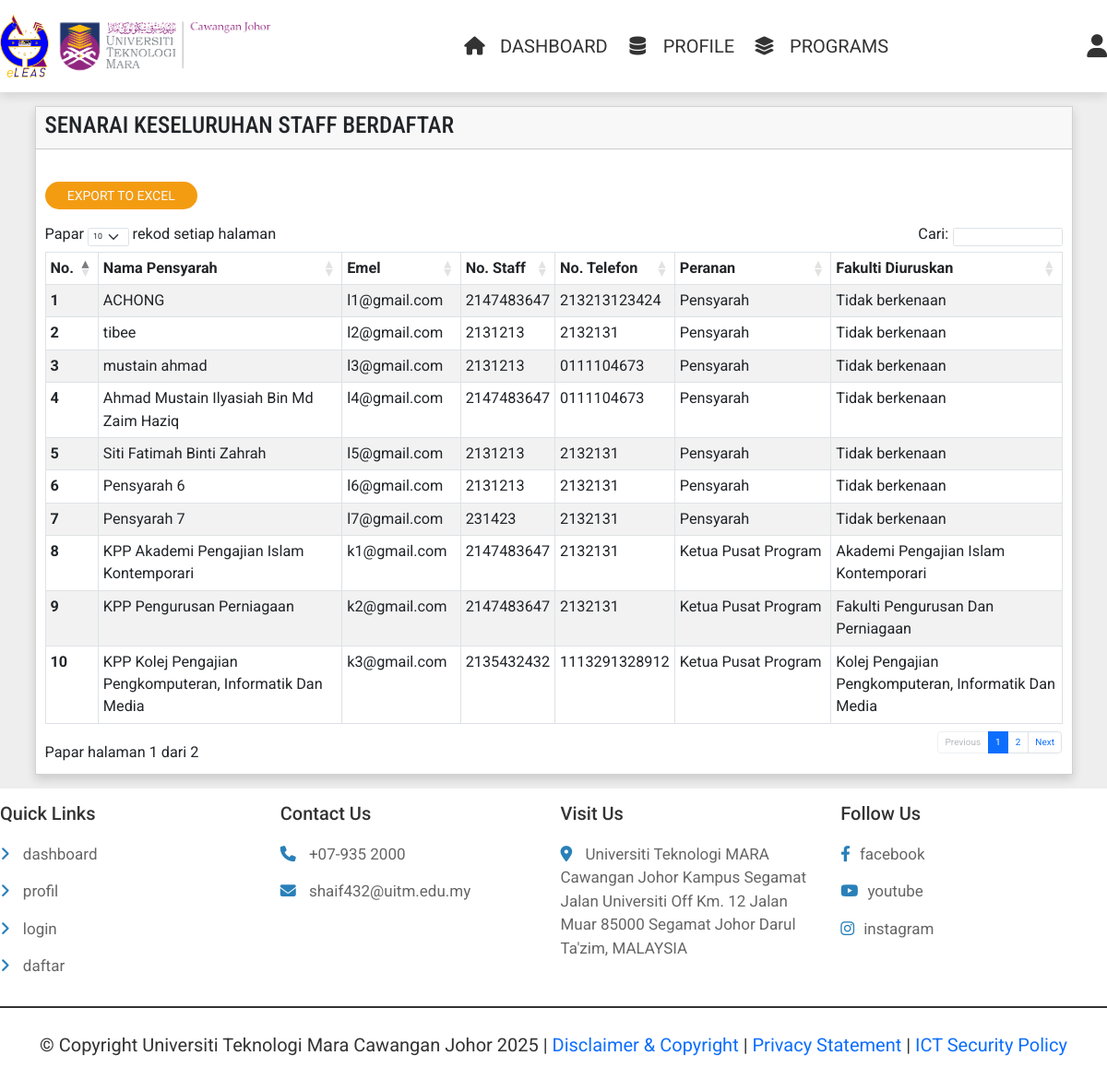
/admin_user.php?user_type=2 (signed in), run on the app's committed database.
### tables this page shows
CREATE TABLE `lecturers` (
  `lecturer_id` int(100) NOT NULL,
  `lecturer_name` varchar(70) NOT NULL,
  `staff_no` int(100) NOT NULL,
  `email` varchar(70) NOT NULL,
  `password` varchar(70) NOT NULL,
  `work_phone_no` varchar(70) NOT NULL
);

CREATE TABLE `kpps` (
  `kpp_id` int(100) NOT NULL,
  `name` varchar(70) NOT NULL,
  `staff_no` int(70) NOT NULL,
  `email` varchar(70) NOT NULL,
  `password` varchar(70) NOT NULL,
  `work_phone_no` varchar(70) NOT NULL,
  `faculty_id` int(11) NOT NULL
);

CREATE TABLE `faculty` (
  `faculty_id` int(100) NOT NULL,
  `kpp_id` int(100) NOT NULL,
  `name` varchar(70) NOT NULL,
  `faculty_code` varchar(20) NOT NULL
);

### admin_user.php (the view, shortened to what this page needs)
<?php
include 'components/connect.php';
?>
<!DOCTYPE html>
<html lang="en">
<head>
    <link rel="stylesheet" href="https://cdnjs.cloudflare.com/ajax/libs/font-awesome/6.1.1/css/all.min.css"
 />
    <link rel="stylesheet" href="https://cdn.jsdelivr.net/npm/bootstrap@5.1.3/dist/css/bootstrap.min.css"
>
    <link rel="stylesheet" href="https://cdnjs.cloudflare.com/ajax/libs/font-awesome/6.1.1/css/all.min.css">
    <link href="https://cdn.jsdelivr.net/npm/bootstrap@5.3.0-alpha3/dist/css/bootstrap.min.css" rel="stylesheet"
>
    <link rel="stylesheet" href="css/style.css">
    <link rel="stylesheet" href="css/dataTables.bootstrap.min.css" />
</head>
<body>
    <?php
    include 'components/clerk_header.php'; ?>
    <br>
    <?php
    if (!isset($_SESSION['admin_id'])) {
        header('location:admin_login.php');
    } else {
        ?>
        <?php if ($_GET['user_type'] == 1) {
            echo ' <div class="container " styles="border-radius: 15px;">
<div class="row">
    <div class="col-lg-12">
        <div class="card card-default rounded-0 shadow">
            <div class="card-header">
                <div class="row">
                    <div class="col-lg-8 col-md-8 col-sm-8">
                        <h1 class="card-title"
                            style="display: flex;  display: flex; align-items: center; font-family: Roboto Condensed, sans-serif; ">
                            SENARAI KESELURUHAN STAFF BERDAFTAR
                        </h1>
                    </div>
                    <div class="col-lg-4 col-md-4 col-sm-4 col-xs-6 text-end justify-content-end ">
                        <div style="display: flex; justify-content: flex-start; flex-wrap: wrap;">
                        </div>
                    </div>
                </div>
                <div style="clear:both"></div>
            </div>
            <div class="card-body">
            <br>
            <a id="export-btn" class=" option-btn text-light btn me-1 underline"
                                       style=" text-transform: uppercase; border-radius: 15px;font-size: 14px; padding: 5px 10px; display: flex; align-items: center; justify-content: center; height: 30px; width: 15%;">
                                       EXPORT TO EXCEL
                                    </a>
                                    <br>
                <div class="row">
                    <div class="col-sm-12 table-responsive" style="font-size:162.5%;">
                        <table id="myTable" class="table table-bordered table-striped">
                            <thead>
                                <tr>
                                    <th>No.</th>
                                    <th>Nama Pelajar</th>
                                    <th>kod Program</th>
                                    <th>Fakulti</th>
                                    <th>Semester</th>
                                    <th>Emel</th>
                                    <th>No. Pelajar</th>
                                    <th>No. Telefon</th>
                                    <th>No. Telefon Rumah</th>
                                </tr>
                            </thead>
                            <tbody>'; ?>
            <?php
            $no = 1;
                    $result = $conn->prepare("SELECT * FROM `students` ");
                    $result->execute();
                    if ($result->rowCount() > 0) {
                        while ($row = $result->fetch(PDO::FETCH_ASSOC)) {
                            $name = $row['name'];
                            $email = $row['email'];
                            $student_no = $row['student_no'];
                            $program_id = $row['program_id'];
                            $faculty_id = $row['faculty_id'];
                            $semester = $row['semester'];
                            $phone_no = $row['phone_no'];
                            $home_phone_no = $row['home_phone_no'];
                            $student_id = $row['student_id'];
                            $resultz = $conn->prepare("SELECT * FROM `programs` WHERE program_id =? ");
                            $resultz->execute([$program_id]);
                            if ($resultz->rowCount() > 0) {
                                while ($rowz = $resultz->fetch(PDO::FETCH_ASSOC)) {
                                    $program_code = $rowz['program_code'];}}
                                    $resultz = $conn->prepare("SELECT * FROM `faculty` WHERE faculty_id =? ");
                                    $resultz->execute([$faculty_id]);
                                    if ($resultz->rowCount() > 0) {
                                        while ($rowz = $resultz->fetch(PDO::FETCH_ASSOC)) {
                                            $faculty = $rowz['name'];}}
                            echo '<tr>
                                                <th>' . $no . '</th>
                                                <td>' . $name . '</td>
                                                <td>' . $program_code . '</td>
                                        <td>' . $faculty . '</td>
                                                <td>' . $semester . '</td>
                                                <td>' . $email . '</td>
                                                <td>' . $student_no . '</td>
                                                <td>' . $phone_no . '</td>
                                                <td>' . $home_phone_no . '</td>
                                </tr>';
                            $no++;
                        }
                    }
            ?>
            <?php echo
                '</tbody>
                        </table>
                    </div>
                </div>
            </div>
        </div>
    </div>
</div>
</div>';
        }  else if ($_GET['user_type'] == 2) {
            echo ' <div class="container " styles="border-radius: 15px;">
    <div class="row">
        <div class="col-lg-12">
            <div class="card card-default rounded-0 shadow">
                <div class="card-header">
                    <div class="row">
                        <div class="col-lg-8 col-md-8 col-sm-8">
                            <h1 class="card-title"
                                style="display: flex;  display: flex; align-items: center; font-family: Roboto Condensed, sans-serif; ">
                                SENARAI KESELURUHAN STAFF BERDAFTAR
                            </h1>
                        </div>
                        <div class="col-lg-4 col-md-4 col-sm-4 col-xs-6 text-end justify-content-end ">
                        </div>
                    </div>
                </div>
                <div class="card-body">
                <br>
                <a id="export-btn" class=" option-btn text-light btn me-1 underline"
                                           style=" text-transform: uppercase; border-radius: 15px;font-size: 14px; padding: 5px 10px; display: flex; align-items: center; justify-content: center; height: 30px; width: 15%;">
                                           EXPORT TO EXCEL
                                        </a>
                                        <br>
                    <div class="row">
                        <div class="col-sm-12 table-responsive" style="font-size:162.5%;">
                            <table id="myTable" class="table table-bordered table-striped">
                                <thead>
                                    <tr>
                                        <th>No.</th>
                                        <th>Nama Pensyarah</th>
                                        <th>Emel</th>
                                        <th>No. Staff</th>
                                        <th>No. Telefon</th>
                                        <th>Peranan</th>
                                        <th>Fakulti Diuruskan</th>
                                    </tr>
                                </thead>
                                <tbody>'; ?>
                <?php
                $no = 1;
                $result = $conn->prepare("SELECT * FROM `lecturers`");
                $result->execute();
                if ($result->rowCount() > 0) {
                    while ($row = $result->fetch(PDO::FETCH_ASSOC)) {
                        $lecturer_name = $row['lecturer_name'];
                        $lecturer_email = $row['email'];
                        $lecturer_no = $row['staff_no'];
                        $lecturer_work_phone_no = $row['work_phone_no'];
                        echo '<tr>
                                                    <th>' . $no . '</th>
                                                    <td>' . $lecturer_name . '</td>
                                                    <td>' . $lecturer_email . '</td>
                                            <td>' . $lecturer_no . '</td>
                                                    <td>' . $lecturer_work_phone_no . '</td>
                                                    <td>' . "Pensyarah" . '</td>
                                                    <td>' . "Tidak berkenaan" . '</td>
                                    </tr>';
                        $no++;
                    }
                }
                $result = $conn->prepare("SELECT * FROM `kpps`");
                $result->execute();
                if ($result->rowCount() > 0) {
                    while ($row = $result->fetch(PDO::FETCH_ASSOC)) {
                        $kpp_name = $row['name'];
                        $kpp_email = $row['email'];
                        $kpp_no = $row['staff_no'];
                        $faculty_id = $row['faculty_id'];
                        $kpp_work_phone_no = $row['work_phone_no'];
                        $results = $conn->prepare("SELECT * FROM `faculty` WHERE faculty_id=?");
                        $results->execute([$faculty_id]);
                        if ($results->rowCount() > 0) {
                            while ($rows = $results->fetch(PDO::FETCH_ASSOC)) {
                                $faculty = $rows['name'];}}
                        echo '<tr>
                                                    <th>' . $no . '</th>
                                                    <td>' . $kpp_name . '</td>
                                                    <td>' . $kpp_email . '</td>
                                            <td>' . $kpp_no . '</td>
                                                    <td>' . $kpp_work_phone_no . '</td>
                                                    <td>' . "Ketua Pusat Program" . '</td>
                                                    <td>' . $faculty . '</td>
                                    </tr>';
                        $no++;
                    }
                }
                ?>
            <?php echo
                '</tbody>
                            </table>
                        </div>
                    </div>
                </div>
            </div>
        </div>
    </div>
    </div>';
        }
        ?>
        <?php
    }
    ?>
    <br>
    <?php include 'components/clerk_footer.php'; ?>
</body>
</html>

### data on the page
lecturers: lecturer_name "ACHONG", email "l1@gmail.com", staff_no "2147483647", work_phone_no "213213123424"
lecturers: lecturer_name "tibee", email "l2@gmail.com", staff_no "2131213", work_phone_no "2132131"
lecturers: lecturer_name "mustain ahmad", email "l3@gmail.com", staff_no "2131213", work_phone_no "0111104673"
lecturers: lecturer_name "Ahmad Mustain Ilyasiah Bin Md Zaim Haziq", email "l4@gmail.com", staff_no "2147483647", work_phone_no "0111104673"
lecturers: lecturer_name "Siti Fatimah Binti Zahrah", email "l5@gmail.com", staff_no "2131213", work_phone_no "2132131"
lecturers: lecturer_name "Pensyarah 6", email "l6@gmail.com", staff_no "2131213", work_phone_no "2132131"
lecturers: lecturer_name "Pensyarah 7", email "l7@gmail.com", staff_no "231423", work_phone_no "2132131"
kpps: name "KPP Akademi Pengajian Islam Kontemporari", email "k1@gmail.com", staff_no "2147483647", work_phone_no "2132131", faculty.name "Akademi Pengajian Islam Kontemporari"
kpps: name "KPP Pengurusan Perniagaan", email "k2@gmail.com", staff_no "2147483647", work_phone_no "2132131", faculty.name "Fakulti Pengurusan Dan Perniagaan"
kpps: name "KPP Kolej Pengajian Pengkomputeran, Informatik Dan Media", email "k3@gmail.com", staff_no "2135432432", work_phone_no "1113291328912", faculty.name "Kolej Pengajian Pengkomputeran, Informatik Dan Media"
